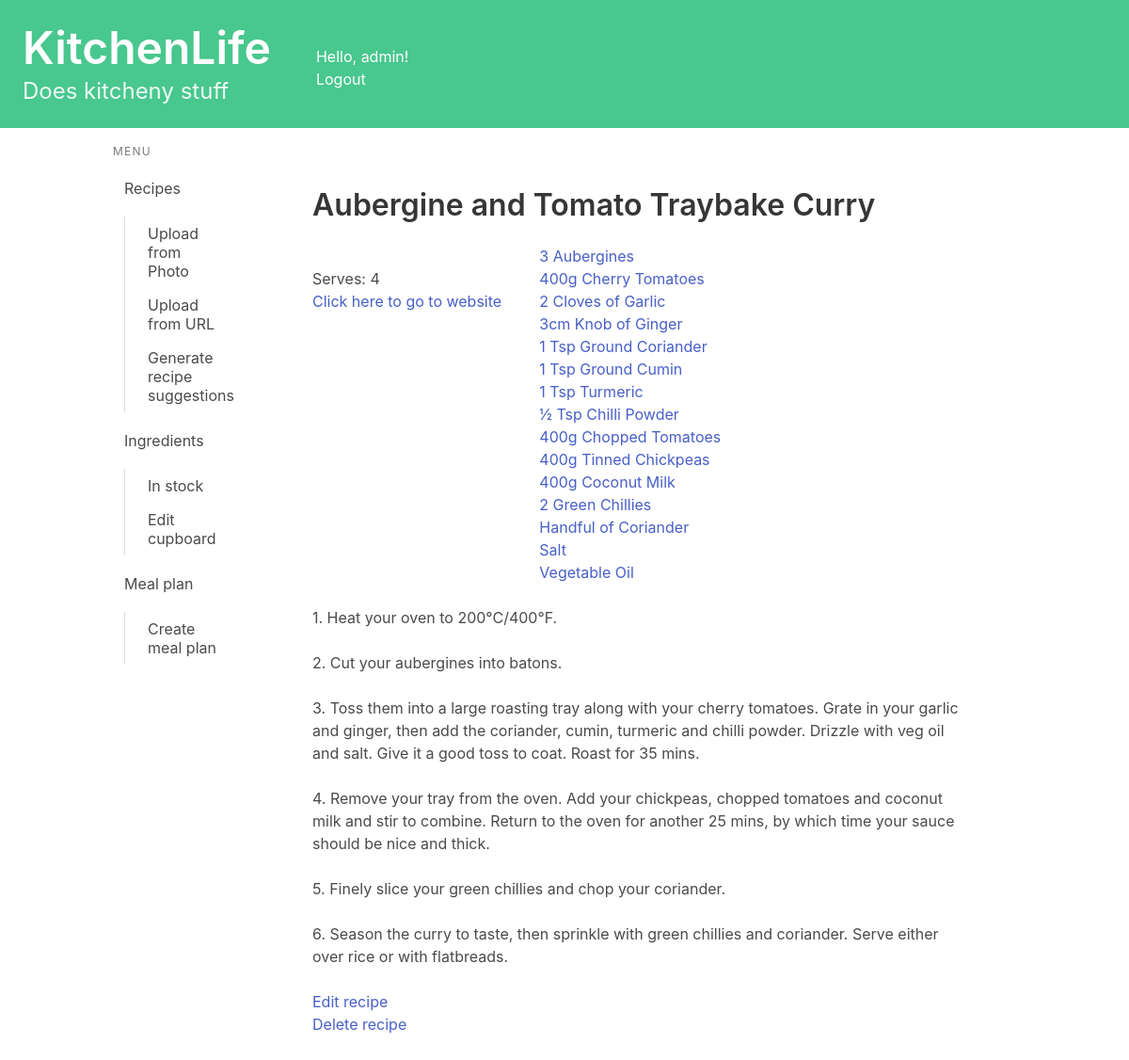
Screenshot of /recipes/view/12/ (signed in) with the database file from the repository.
### recipes/models.py (models this page shows, shortened)
class Recipe(models.Model):
    name = models.CharField(max_length=200)
    method = models.TextField(max_length=5000, null = True, blank = True)
    ingredients_string = models.TextField(max_length=1000, null = True, blank = True)#Plain text of ingredients
    simplified_ingredients = models.TextField(max_length=1000, null = True, blank = True)#Ingredients data
    uses_ingredient = models.ManyToManyField(Ingredient, related_name="ingredient_uses")
    book = models.CharField(max_length=200, null = True, blank = True)
    page = models.CharField(max_length=5, null = True, blank = True)
    serves = models.CharField(max_length=5, null = True, blank = True)
    description = models.TextField(max_length=500, null = True, blank = True)
    url = models.URLField(null = True, blank = True)
    jumbled_input = models.TextField(max_length=8000, null = True, blank = True)
    owner = models.ForeignKey(User, on_delete=models.CASCADE, blank=True, null=True)
    from_photo = models.BooleanField(default=False)
    def method_as_list(self):
        try:
            method_as_list = self.method.split('\n')
            if method_as_list[0][0] != "1":
                method_as_list = [str(i+1) + ". " + step for i, step in enumerate(method_as_list)]
        except:
            method_as_list = []
        return method_as_list

### cupboard/models.py (models this page shows, shortened)
class Ingredient(models.Model):
    name = models.CharField(max_length=50)

### recipes/views.py (the view)
# urls.py: path('view/<int:recipe_id>/', views.detail, name='detail'),
@login_required
def detail(request, recipe_id):
    recipe = get_object_or_404(Recipe, pk=recipe_id)
    if recipe.owner != request.user:
        return redirect('recipes:index')
    method_as_list = recipe.method_as_list()
    try:
        dumb_ingredients = recipe.ingredients_string.split('\n')
        for inged in dumb_ingredients:
            parts = refindall(r'\d+|\D+', inged)
            combined_list = [int(p) if p.isdigit() else p for p in parts]
        ingredients = list(recipe.uses_ingredient.all())
        combined_ingredients = []
        for dumb_ingredient in dumb_ingredients:
            for ingredient in ingredients:
                if ingredient.name.lower() in dumb_ingredient.lower():
                    combined_ingredients.append((dumb_ingredient, ingredient))
                    break
    except:
        combined_ingredients = None
    context = {'recipe': recipe, 'method_as_list': method_as_list, 'combined_ingredients': combined_ingredients}
    return render(request, 'recipes/detail.html', context)

### recipes/templatetags/is_active.py (called while the page is built)
@register.simple_tag
def is_active(request, url):
    if reverse(url) == request.path:
        return "is-active"
    return ""

### recipes/templates/recipes/detail.html (shortened to what this page needs)
{% extends 'base.html' %}
{% block content %}
<section class="section">
    <h1 class="title">{{ recipe.name }}</h1>
    <div class="columns">
        <div class="column is-one-third">
            {% if recipe.serves %}
                <p>
Serves: {{ recipe.serves }}
                </p>
            {% endif %}
            {% if recipe.url %}
                <p>
<a href={{recipe.url}}>Click here to go to website</a>
                </p>
            {% endif %}
        </div>
        <div class="column">
            {% if recipe.uses_ingredient.all %}
    {% for combined_ingredient in combined_ingredients %}
    <p><a href="{% url 'cupboard:ingredient_detail' combined_ingredient.1.id %}">{{ combined_ingredient.0 }}</a><br></p>
    {% endfor %}
{% else %}
    <p>This recipe isn't properly linked with it's ingredients.</p>
{% endif %}
        </div>
      </div>
    {% for step in method_as_list %}
    <p> {{ step }} <br><br></p>
    {% endfor %}
    <ul><a href="{% url 'recipes:edit_recipe' recipe.id %}">Edit recipe</a></ul>
    <ul><a href="{% url 'recipes:delete_recipe' recipe.id %}">Delete recipe</a></ul>
</section>
{% endblock content %}

### kitchenlife/templates/base.html (shortened to what this page needs)
<!DOCTYPE html>
<html lang="en">
{% load is_active %}
<head>
    <link rel="stylesheet"
          href="https://cdn.jsdelivr.net/npm/bulma@0.9.3/css/bulma.min.css">
</head>
<body>
    <a href="{% url 'index' %} ">
        <section class="hero is-small is-success mb-4">
            <div class="columns">
                <div class="column">
                    <div class="hero-body">
                        <h1 class="title is-1">KitchenLife</h1>
                        <p class="subtitle is-4">
                            Does kitcheny stuff
                        </p>
                    </div>
                </div>
                <div class="column">
                    <br><br>
                    Hello, {{ user.username|default:'Guest' }}!
                    <div>
                        {% if user.is_authenticated %}
                            <a href="{% url 'logout' %}">Logout</a>
                        {% else %}
                            <a href="{% url 'login' %}">Login</a>
                        {% endif %}
                    </div>
                </div>
            </div>
        </section>
    </a>
    <div class="container">
        <div class="columns">
            <div class="column is-2">
                <aside class="menu">
                  <p class="menu-label">
                    Menu
                  </p>
                  <ul class="menu-list">
                    <li>
                        <a href="{% url 'recipes:index' %}" class="{% is_active request 'recipes:index' %}">Recipes</a>
                        <ul>
                            <a href="{% url 'recipes:upload_photo' %}" class="{% is_active request 'recipes:upload_photo' %}">Upload from Photo</a>
                            <a href="{% url 'recipes:upload_url' %}" class="{% is_active request 'recipes:upload_url' %}">Upload from URL</a>
                            <a href="{% url 'recipes:generate_recipe_suggestion' %}" class="{% is_active request 'recipes:generate_recipe_suggestion' %}">Generate recipe suggestions</a>
                        </ul>
                        <a  href="{% url 'cupboard:ingredients_index' %}" class="{% is_active request 'cupboard:ingredients_index' %}">Ingredients</a>
                        <ul>
                            <a href="{% url 'cupboard:cupboard_index' %}" class="{% is_active request 'cupboard:cupboard_index' %}">In stock</a>
                            <a href="{% url 'cupboard:edit_cupboard' %}" class="{% is_active request 'cupboard:edit_cupboard' %}">Edit cupboard</a>
                        </ul>
                        <a href="{% url 'mealplan:meal_plan_index' %}" class="{% is_active request 'mealplan:meal_plan_index' %}">Meal plan</a>
                        <ul>
                            <a href="{% url 'mealplan:add_meal_plan' %}" class="{% is_active request 'mealplan:add_meal_plan' %}">Create meal plan</a>
                        </ul>
                    </li>
                  </ul>
                </aside>
            </div>
            <div class="column">
                {% block content %}
                {% endblock content %}
            </div>
        </div>
    </div>
</body>
</html>

### rows the page displays
Recipe: name "Aubergine and Tomato Traybake Curry", serves "4"
Ingredient: combined_ingredient "3 Aubergines"
Ingredient: combined_ingredient "400g Cherry Tomatoes"
Ingredient: combined_ingredient "2 Cloves of Garlic"
Ingredient: combined_ingredient "3cm Knob of Ginger"
Ingredient: combined_ingredient "1 Tsp Ground Coriander"
Ingredient: combined_ingredient "1 Tsp Ground Cumin"
Ingredient: combined_ingredient "1 Tsp Turmeric"
Ingredient: combined_ingredient "½ Tsp Chilli Powder"
Ingredient: combined_ingredient "400g Chopped Tomatoes"
Ingredient: combined_ingredient "400g Tinned Chickpeas"
Ingredient: combined_ingredient "400g Coconut Milk"
Ingredient: combined_ingredient "2 Green Chillies"
Ingredient: combined_ingredient "Handful of Coriander"
Ingredient: name "Salt"
Ingredient: name "Vegetable Oil"

### other values shown
{{ user.username|default:'Guest' }} "admin"
{{ step }} "1. Heat your oven to 200°C/400°F." "2. Cut your aubergines into batons." "4. Remove your tray from the oven. Add your chickpeas, chopped tomatoes and coconut milk and stir to combine. Return to the oven for another 25 mins, by which time your sauce should be nice and thick." "5. Finely slice your green chillies and chop your coriander." "6. Season the curry to taste, then sprinkle with green chillies and coriander. Serve either over rice or with flatbreads."
